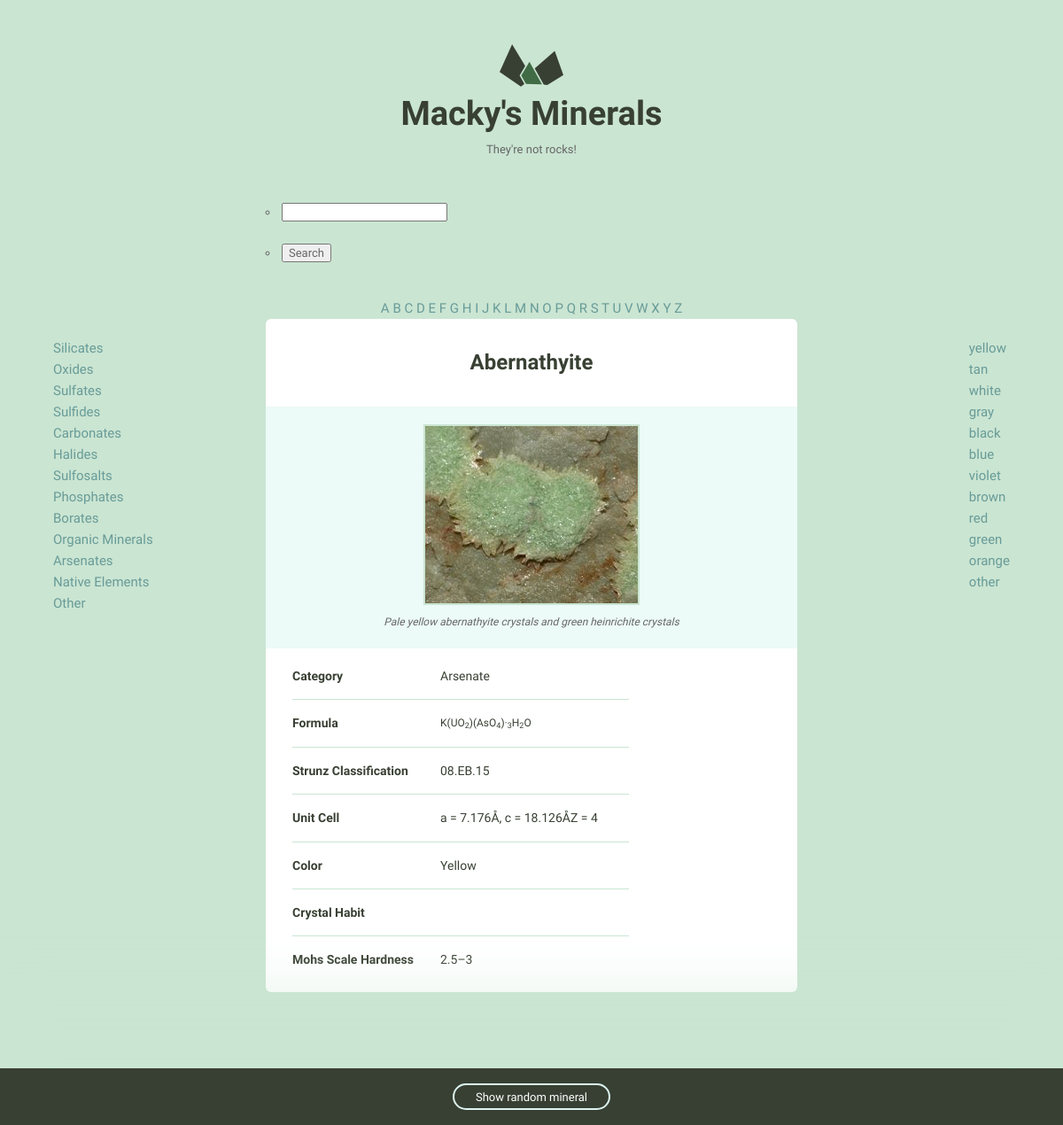
The page /detail/2/ on the database its author committed.
### minerals/models.py (models this page shows)
class Minerals(models.Model):
	name = models.CharField(default="", max_length=255)
	image_filename = models.CharField(default="", max_length=255)
	image_caption = models.CharField(default="", max_length=255)
	category = models.CharField(default="", max_length=255)
	formula = models.CharField(default="", max_length=255)
	strunz_classification = models.CharField(default="", max_length=255)
	crystal_system = models.CharField(default="", max_length=255)
	unit_cell = models.CharField(default="", max_length=255)
	color = models.CharField(default="", max_length=255)
	crystal_symmetry = models.CharField(default="", max_length=255)
	cleavage = models.CharField(default="", max_length=255)
	mohs_scale_hardness = models.CharField(default="", max_length=255)
	luster = models.CharField(default="", max_length=255)
	streak = models.CharField(default="", max_length=255)
	diaphaneity = models.CharField(default="", max_length=255)
	optical_properties = models.CharField(default="", max_length=255)
	group = models.CharField(default="", max_length=255)
	refractive_index = models.CharField(default="", max_length=255)
	crystal_habit = models.CharField(default="", max_length=255)
	specific_gravity = models.CharField(default="", max_length=255)
	def __str__(self):
		return 'Minerals - ' + self.name

### minerals/views.py (the view)
# urls.py: path('detail/<int:id>/', views.detail, name="detail"),
def detail(request, id):
    mineral = Minerals.objects.get(id=id)
    print("This is the mineral- {}".format(mineral))
    return render(request, 'detail.html', {'mineral': mineral})

### minerals/templatetags/clickables.py (called while the page is built)
@register.inclusion_tag('groups_clickables.html')
def groups_list(clickable=None):
    groups = ['Silicates', 'Oxides', 'Sulfates', 'Sulfides', 'Carbonates', 'Halides']
    groups += ['Sulfosalts', 'Phosphates', 'Borates', 'Organic Minerals', 'Arsenates']
    groups +=  ['Native Elements', 'Other']
    return {'groups': groups, 'clickable':clickable }

@register.inclusion_tag('colors_clickables.html')
def colors_list(clickable_C=None):
    colors = ["yellow", 'tan', 'white', 'gray', 'black', 'blue', 'violet']
    colors += ['brown', 'red', 'green', 'orange', 'other']
    return {'colors': colors, 'clickable_C': clickable_C }

@register.inclusion_tag('letters_clickables.html')
def letters_list(clickable_L=None):
    letters = 'ABCDEFGHIJKLMNOPQRSTUVWXYZ'
    return {'letters': letters, 'clickable_L': clickable_L }

@register.inclusion_tag('random_num.html')
def random_number():
    all_minerals = Minerals.objects.all()
    random_total = len(all_minerals)
    random_num = random.randint(1, random_total)
    return {'random_num': random_num}

### minerals/templates/detail.html
{% extends 'layout.html' %}
{% load clickables %}
{% load static %}
{% block body %}
    <div class="grid-100 mineral__container">
      <h1 class="mineral__name">{{ mineral.name }}</h1>
      <div class="mineral__image-bg">
        {% with 'images/'|add:mineral.name|add:'.jpg' as image_static %}
        <img class="mineral__image" src="{% static image_static %}">
        {% endwith %}
        <p class="mineral__caption">{{ mineral.image_caption }}</p>
      </div>
      <div class="mineral__table-container">
        <table class="mineral__table">
          <tr>
            <td class="mineral__category">Category</td>
            <td>{{ mineral.category }}</td>
          </tr>
          <tr>
            <td class="mineral__category">Formula</td>
            <td class="mineral__formula">{{ mineral.formula|safe }}</td>
          </tr>
          <tr>
            <td class="mineral__category">Strunz Classification</td>
            <td>{{ mineral.strunz_classification }}</td>
          </tr>
          <tr>
            <td class="mineral__category">Unit Cell</td>
            <td>{{ mineral.unit_cell }}</td>
          </tr>
          <tr>
            <td class="mineral__category">Color</td>
            <td>{{ mineral.color }}</td>
          </tr>
          <tr>
            <td class="mineral__category">Crystal Habit</td>
            <td>{{ mineral.crystal_habit }}</td>
          </tr>
          <tr>
            <td class="mineral__category">Mohs Scale Hardness</td>
            <td>{{ mineral.mohs_scale_hardness }}</td>
          </tr>
        </table>
      </div>
    </div>
  </div>
  <div class="minerals__random">
    {% random_number %}
  </div>
{% endblock %}

### minerals/static/css/global.css (style rules this page uses)
html { font-family: sans-serif; -ms-text-size-adjust: 100%; -webkit-text-size-adjust: 100%; }
body { margin: 0; }
h1 { font-size: 2em; margin: 0.67em 0; }
sub { font-size: 75%; line-height: 0; position: relative; vertical-align: baseline; bottom: -0.25em; }
img { border: 0; }
table { border-collapse: collapse; border-spacing: 0; }
td, th { padding: 0; }
html { font-size: 62.5%; }
body { background-color: #CAE5D2; font-size: 1.5em; line-height: 1.6; font-weight: 400; font-family: "Cousine"; color: #666; }
.grid, .grid-5, .grid-10, .grid-15, .grid-20, .grid-25, .grid-30, .grid-33, .grid-35, .grid-40, .grid-45, .grid-50, .grid-55, .grid-60, .grid-65, .grid-66, .grid-70, .grid-75, .grid-80, .grid-90, .grid-95, .grid-100 { float: left; box-sizing: border-box; position: relative; }
.grid-100 { width: 100%; padding: 0 15px; }
h1, h2, h3, h4, h5, h6 { margin-top: 0; margin-bottom: 2rem; font-weight: bold; font-family: "Work Sans", sans-serif; color: #384033; }
h1 { font-size: 3.8rem; }
@media (min-width: 550px) { h1 { font-size: 3.8rem; } }
p { margin-top: 0; font-size: 1.6rem; }
th, td { padding: 15px; text-align: left; border-bottom: 1px solid #e1e1e1; }
th:first-child, td:first-child { padding-left: 0; }
th:last-child, td:last-child { padding-right: 0; }
table, p, ul { margin-bottom: 2.5rem; }
.minerals__random { background-color: #384033; box-shadow: 0 0 100px 50px #CAE5D2; color: #fff; padding: 20px 0 20px 0; position: fixed; bottom: 0; text-align: center; width: 100%; }
.mineral__container { background-color: #fff; border-radius: 6px; list-style: none; padding: 0; text-align: center; }
.mineral__name { display: block; width: 100%; margin: 0; font-size: 24px; padding: 30px 0 30px 0; }
.mineral__image { display: block; margin: 0 auto; border: solid 2px #CAE5D2; }
.mineral__image-bg { background-color: #ecfaf8; padding: 20px 0; }
.mineral__caption { font-size: 12px; font-style: italic; padding: 10px 0 0 0; margin: 0; }
.mineral__table { font-size: 14px; color: #384033; }
.mineral__table td { border-color: #CAE5D2; }
.mineral__table tr:last-of-type td { border-bottom: none; padding-bottom: 0; }
.mineral__table-container { padding: 5px 30px 0; }
.mineral__category { font-weight: bold; width: 40%; }
.mineral__formula { font-size: 12px; }

### rows shown on the page
Minerals: name "Abernathyite", image_caption "Pale yellow abernathyite crystals and green heinrichite crystals", category "Arsenate", formula "K(UO 2 )(AsO 4 )· 3 H 2 O", strunz_classification "08.EB.15", unit_cell "a = 7.176Å, c = 18.126ÅZ = 4", color "Yellow", mohs_scale_hardness "2.5–3"

### other values the page prints
{{ color }} "yellow" "tan" "white" "gray" "black" "blue" "violet" "brown" "red" "green" "orange" "other"
{{ group }} "Silicates" "Oxides" "Sulfates" "Sulfides" "Carbonates" "Halides" "Sulfosalts" "Phosphates" "Borates" "Organic Minerals" "Arsenates" "Native Elements" "Other"
{{ letter }} "A" "B" "C" "D" "E" "F" "G" "H" "I" "J" "K" "L" "M" "N" "O" "P" "Q" "R" "S" "T" "U" "V" "W" "X" "Y" "Z"
